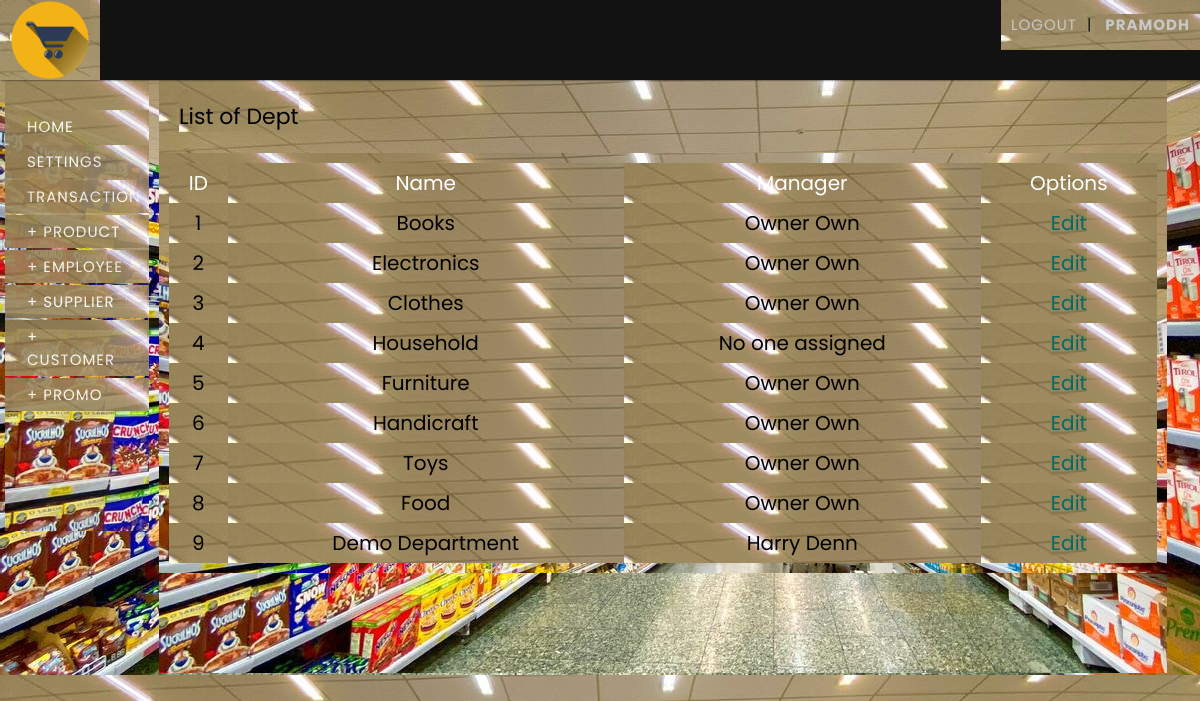
/viewlist.php?list=dept (signed in), run on the app's committed database.
### tables this page shows
CREATE TABLE IF NOT EXISTS `department` (
  `manager_id` int(11) NOT NULL,
`dept_id` int(5) NOT NULL,
  `dept_name` varchar(40) NOT NULL,
  `manager_start_date` date NOT NULL
);

CREATE TABLE IF NOT EXISTS `employee` (
  `first_name` varchar(20) NOT NULL,
  `last_name` varchar(20) NOT NULL,
`id` int(11) NOT NULL,
  `dept_id` int(11) NOT NULL,
  `salary` int(8) NOT NULL,
  `phone_number` int(12) NOT NULL,
  `address` varchar(60) NOT NULL,
  `uid` int(11) NOT NULL,
  `join_date` date NOT NULL,
  `dob` date NOT NULL,
  `end_date` date NOT NULL DEFAULT '0000-00-00',
  `perks` int(11) NOT NULL DEFAULT '0',
  `admin` tinyint(1) NOT NULL
);

### viewlist.php (the view, shortened to what this page needs)
<?php
	require_once("include/header.php");
?>
<div id="body">
	<?php include_once("include/left_content.php"); ?>
    <div class="rcontent">
    <?php if(isset($_GET['list'])){
		if(!strcmp(strtolower($_GET['list']),"product")){
			echo"<h1><span>List of ".ucfirst($_GET['list'])."</span></h1>";
			echo"<div id='contentbox'><div id='data'>
				 <table id='itemList' ><tr><th>ID</th><th>Product name</th><th>Supplier name</th><th>Market Price</th><th>Cost Price</th><th>Options</th></tr>";
			$plist = mysqli_query($con,"select product_id, product_name, supplier_id, market_price, cost_price from product");
			while($row = mysqli_fetch_array($plist)){
				echo"<tr><td>{$row['product_id']}</td>
					 <td>{$row['product_name']}</td>";
			$slist = mysqli_query($con,"select sdealer from supplier where sid='{$row['supplier_id']}'");
			$slist = mysqli_fetch_array($slist);
				echo"<td>{$slist['sdealer']}</td>
					 <td>{$row['market_price']}</td>
					 <td>{$row['cost_price']}</td>
					 <td><a href='editlist.php?name=product&id={$row['product_id']}'>Edit</a> ";
			}
        	echo"</tr></table></div></div>";
		}
		elseif(!strcmp(strtolower($_GET['list']),"dept")){
			echo"<h1><span>List of ".ucfirst($_GET['list'])."</span></h1>";
			echo"<div id='contentbo'><div id='data'><table id='itemList' ><tr><th>ID</th><th>Name</th><th>Manager</th><th>Options</th></tr>";
			$dlist = mysqli_query($con,"select dept_id, dept_name, manager_id from department");
			while($row = mysqli_fetch_array($dlist)){
				echo"<tr><td>{$row['dept_id']}</td>
					 <td>{$row['dept_name']}</td>";
				if($row['manager_id']){
					$elist = mysqli_query($con, "select first_name, last_name from employee where id='{$row['manager_id']}'");
					$ename =  mysqli_fetch_array($elist);
					echo "<td>{$ename['first_name']}&nbsp;{$ename['last_name']}</td>";
				}
				else echo"<td>No one assigned</td>";
				echo"<td><a href='editlist.php?name=dept&id={$row['dept_id']}'>Edit</a>";
			}
		}
	}
	?>
    </div>
</div>

### header.php (shortened to what this page needs)
<!DOCTYPE html PUBLIC "-//W3C//DTD XHTML 1.0 Transitional//EN" "http://www.w3.org/TR/xhtml1/DTD/xhtml1-transitional.dtd">
<html xmlns="http://www.w3.org/1999/xhtml">
<head>
        <link rel="stylesheet" type="text/css" href="css/outline.css" />
        <link rel="stylesheet" type="text/css" href="css/menu.css" />
</head>
<body>
<div class="container">
            <div class="header">
            <a href='index.php'><img src="images/logo.png" width="80" height=80" alt='Logo' /></a>
                <span class="right">
                    <?php if(isset($_SESSION['username']))
						echo "<a href='logout.php'>Logout</a>";
						else
						echo "<a href='login.php'>Log In</a>";
					?>|
                    <a href="mydetails.php">
                        <strong><?php echo $_SESSION['username']?></strong>
                    </a>
                </span>
            </div>

### left_content.php (shortened to what this page needs)
<?php if(isset($_SESSION['username'])){
	echo"<div class='lcontent'>
                <ul class='bmenu'>
                    <li><a href='index.php'>Home</a></li>
                    <li><a href='settings.php'>Settings</a></li>
                    <li><a href='transaction.php'>Transaction</a></li>";
                    if(isset($_SESSION['admin'])){
						if($_SESSION['admin']!=0){
						echo "<li><a href='addproduct.php'>+ Product</a></li>
							  <li><a href='addemp.php'>+ Employee</a></li>
							  <li><a href='addsupplier.php'>+ Supplier</a></li>
							  <li><a href='addcustomer.php'>+ Customer</a></li>
							  <li><a href='addpromo.php'>+ Promo</a></li>";
						}
					}
    echo"</ul></div>";
} ?>

### outline.css (style rules this page uses)
html * { font-family: 'Poppins', sans-serif; }
body { margin-left: auto; margin-right: auto; background-color: #331fa8; background-repeat: repeat, no-repeat; background-position: center center; background-attachment: fixed; -webkit-background-size: auto, cover; -moz-background-size: auto, cover; -o-background-size: auto, cover; background-size: auto, cover; color: #000; font-family: 'Josefin Slab', Arial, sans-serif; font-size: 20px; }
.container { position: relative; background: #b5b5b5; }
a { color: #b30c0c; text-decoration: none; }
h1 { margin: 0px; padding: 20px; font-size: 42px; color: #000; text-align: left; font-weight: 400; text-align: left; }
h1 span { font-size: 22px; color: #000; padding-top: 10px; }
.header { width: 100%; height: 80px; }
.header { font-family: 'Arial Narrow', Arial, sans-serif; line-height: 50px; font-size: 15px; background: #000; opacity: 0.9; text-transform: uppercase; z-index: 9999; position: relative; -moz-box-shadow: 1px 0px 2px #000; -webkit-box-shadow: 1px 0px 2px #000; box-shadow: 1px 0px 2px #000; }
.header a { padding: 0px 10px; letter-spacing: 1px; color: #cacaca; display: block; float: left; }
.header span.right { float: right; }
.header span.right a { float: none; display: inline; }
.lcontent { position: relative; width: 12%; margin: 0px 5px; float: left; opacity: 0.9; padding-bottom: 100px; }
.rcontent { position: relative; width: 84%; margin: 0px 5px; float: left; overflow: auto; padding-bottom: 100px; }
#data { padding: 10px; }
#itemList { width: 100%; }
#itemList a { color: #006b68; }
#itemList th, td { padding: 5px; text-align: center; }
#itemList tr:nth-child(even) { background-color: #CCC; }
#itemList tr:nth-child(odd) { background-color: #fff; }
#itemList tr:nth-child(1) { background-color: #006b68; color: #fff; }

### menu.css (style rules this page uses)
* { margin: 0; padding: 0; background-image: url(images/1.jpg); }
html * { font-family: 'Poppins', sans-serif; }
.bmenu { padding: 0px; margin: 30px 0 20px 0; position: relative; }
.bmenu li { font-size: 15px; display: block; }
.bmenu li a { display: block; text-transform: uppercase; color: #fff; padding: 5px 20px; margin: 2px; background-color: #000; letter-spacing: 1px; border-radius: 4px; -moz-border-radius: 4px; -webkit-transition: all 0.2s linear; -moz-transition: all 0.2s linear; -o-transition: all 0.2s linear; -ms-transition: all 0.2s linear; transition: all 0.2s linear; }

### data on the page
department: dept_id "1", dept_name "Books", employee.first_name "Owner", employee.last_name "Own"
department: dept_id "2", dept_name "Electronics", employee.first_name "Owner", employee.last_name "Own"
department: dept_id "3", dept_name "Clothes", employee.first_name "Owner", employee.last_name "Own"
department: dept_id "4", dept_name "Household"
department: dept_id "5", dept_name "Furniture", employee.first_name "Owner", employee.last_name "Own"
department: dept_id "6", dept_name "Handicraft", employee.first_name "Owner", employee.last_name "Own"
department: dept_id "7", dept_name "Toys", employee.first_name "Owner", employee.last_name "Own"
department: dept_id "8", dept_name "Food", employee.first_name "Owner", employee.last_name "Own"
department: dept_id "9", dept_name "Demo Department", employee.first_name "Harry", employee.last_name "Denn"

### other printed values
$_SESSION['username'] "PRAMODH"
$_GET['list'] "Dept"
